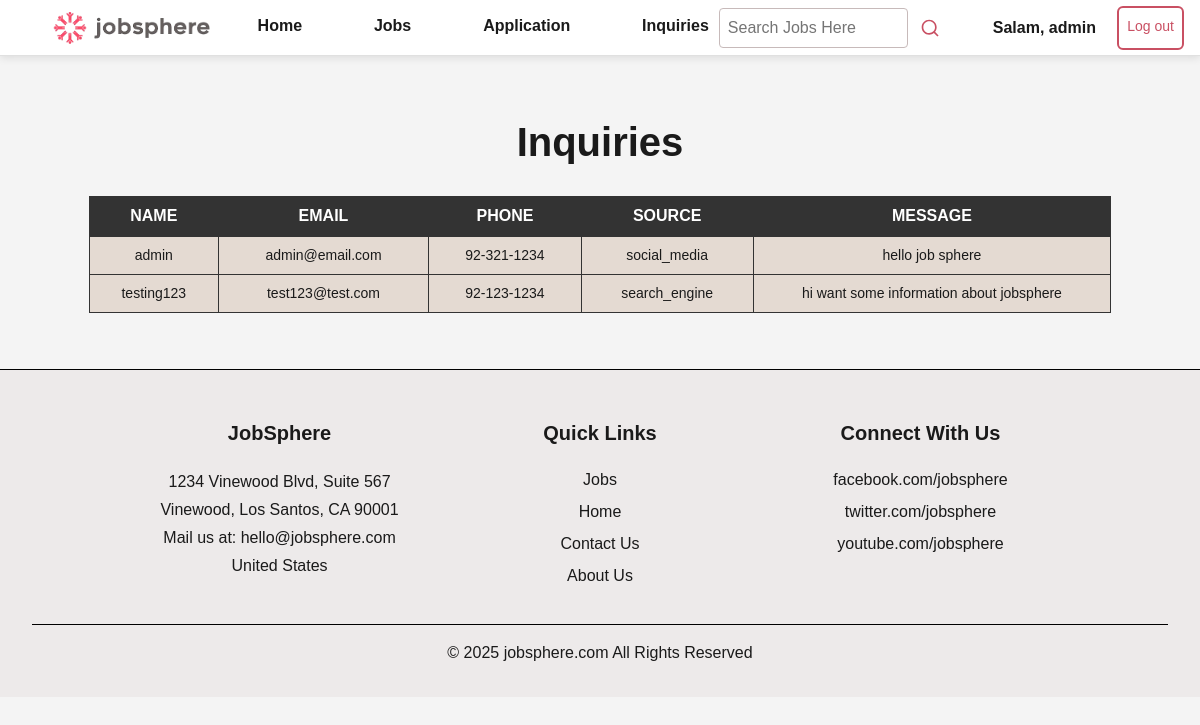
Page /inquiries.php (signed in) on the committed database.
### tables this page shows
CREATE TABLE `contact_form` (
  `contact_id` int(11) NOT NULL,
  `name` varchar(50) NOT NULL,
  `email` varchar(55) NOT NULL,
  `phone` varchar(11) NOT NULL,
  `source` enum('search_engine','friend','social_media','other') NOT NULL,
  `message` varchar(255) NOT NULL
);

### inquiries.php (the view, shortened to what this page needs)
<?php require("includes/config.php"); ?>
<?php if (isset($_SESSION['logged_in']) && $_SESSION['logged_in'] === 'T' && isset($_SESSION['user_type']) && $_SESSION['user_type'] === 'admin') { ?>
    <?php
    $sql = "SELECT * FROM contact_form";
    $stmt = $conn->query($sql);
    if ($stmt->num_rows > 0) {
    ?>
        <!DOCTYPE html>
        <head>
            <?php require('includes/head.php'); ?>
        </head>
        <body>
            <section class="first-section">
                <?php require('includes/navbar.php'); ?>
                <div class="table-container">
                    <h1>Inquiries</h1>
                    <table>
                        <thead>
                            <th>Name</th>
                            <th>Email</th>
                            <th>Phone</th>
                            <th>Source</th>
                            <th>Message</th>
                        </thead>
                        <tbody>
                            <?php
                            while ($row = $stmt->fetch_assoc()) {
                            ?>
                                <tr>
                                    <td> <?php echo $row['name']; ?> </td>
                                    <td> <?php echo $row['email']; ?> </td>
                                    <td> <?php echo $row['phone']; ?> </td>
                                    <td> <?php echo $row['source']; ?> </td>
                                    <td> <?php echo $row['message']; ?> </td>
                                </tr>
                            <?php } ?>
                        </tbody>
                    </table>
                <?php } else {
                echo "<h2> No record found</h2>";
            }
                ?>
                </div>
            </section>
            <?php require('includes/footer.php') ?>
        </body>
        </html>
    <?php } else {
    echo '<h2>Only admin can access this page</h2>';
} ?>

### includes/head.php (shortened to what this page needs)
<link rel="stylesheet" href="css/style.css" />

### includes/navbar.php (shortened to what this page needs)
<header>
    <nav class="navbar">
        <div id="nav-left">
            <a href="index.php">
                <img src="images/logo.png" alt="JobSphere logo" />
            </a>
        </div>
        <div id="nav-middle">
            <ul>
                <li><a href="index.php">Home</a></li>
                <li><a href="jobs.php">Jobs</a></li>
                <?php if (isset($_SESSION['logged_in']) && $_SESSION['logged_in'] === 'T' && isset($_SESSION['user_type']) && ($_SESSION['user_type'] === 'admin' || $_SESSION['user_type'] === 'employer')) {
                ?>
                    <li><a href="job_application.php">Application</a></li>
                <?php } else {  ?>
                    <li><a href="gallery.php">Gallery</a></li>
                    <li><a href="about.php">About</a></li>
                <?php } ?>
                <?php if (isset($_SESSION['logged_in']) && $_SESSION['logged_in'] === 'T' && isset($_SESSION['user_type']) && $_SESSION['user_type'] === 'admin') { ?>
                    <li><a href="inquiries.php">Inquiries</a></li>
                <?php } else {  ?>
                    <li><a href="contact.php">Contact</a></li>
                <?php } ?>
            </ul>
        </div>
        <div id="nav-right">
            <div id="nav-right-1">
                <form action="jobs.php" method="get">
                    <input id="navbar-search" type="search" name="search" class="navbar-search"
                        placeholder="Search Jobs Here"
                        value="<?php echo isset($_GET['search']) ? htmlspecialchars($_GET['search']) : '' ?>"
                        required />
                    <button class="navbar-search-btn" type="submit">
                        <img src="images/icons/search-icon.svg" alt="search">
                    </button>
                </form>
            </div>
            <?php
            if (isset($_SESSION['logged_in'])) {
                if ($_SESSION['logged_in'] == 'T') {
                    echo '<ul>
                    <li>
                         <h4>Salam, ' . $_SESSION['user_name'] . '</h4>
                    </li>
                    <li>
                        &nbsp;&nbsp;&nbsp;<a href="./includes/logout.php" class="navbar-btn">Log out</a>
                    </li>
                </ul>';
                }
            }
            ?>
        </div>
    </nav>
</header>

### includes/footer.php (shortened to what this page needs)
<footer class="footer">
    <div class="footer-section">
        <h3>JobSphere</h3>
        <li>
            <p>
                1234 Vinewood Blvd, Suite 567<br />
                Vinewood, Los Santos, CA 90001<br />
                Mail us at: hello@jobsphere.com<br />
                United States
            </p>
        </li>
    </div>
    <div class="footer-section">
        <h3>Quick Links</h3>
        <li><a href="jobs.php">Jobs</a></li>
        <li><a href="index.php">Home</a></li>
        <li><a href="contact.php">Contact Us</a></li>
        <li><a href="about.php">About Us</a></li>
    </div>
    <div class="footer-section">
        <h3>Connect With Us</h3>
        <li><a href="#">facebook.com/jobsphere</a></li>
        <li><a href="#">twitter.com/jobsphere</a></li>
        <li><a href="#">youtube.com/jobsphere</a></li>
    </div>
    <div class="footer-bottom">© 2025 jobsphere.com All Rights Reserved</div>
</footer>

### rows in the picture
contact_form: name "admin", email "admin@email.com", phone "92-321-1234", source "social_media", message "hello job sphere"
contact_form: name "testing123", email "test123@test.com", phone "92-123-1234", source "search_engine", message "hi want some information about jobsphere"

### other values in the picture
$_SESSION['user_name'] "admin"
